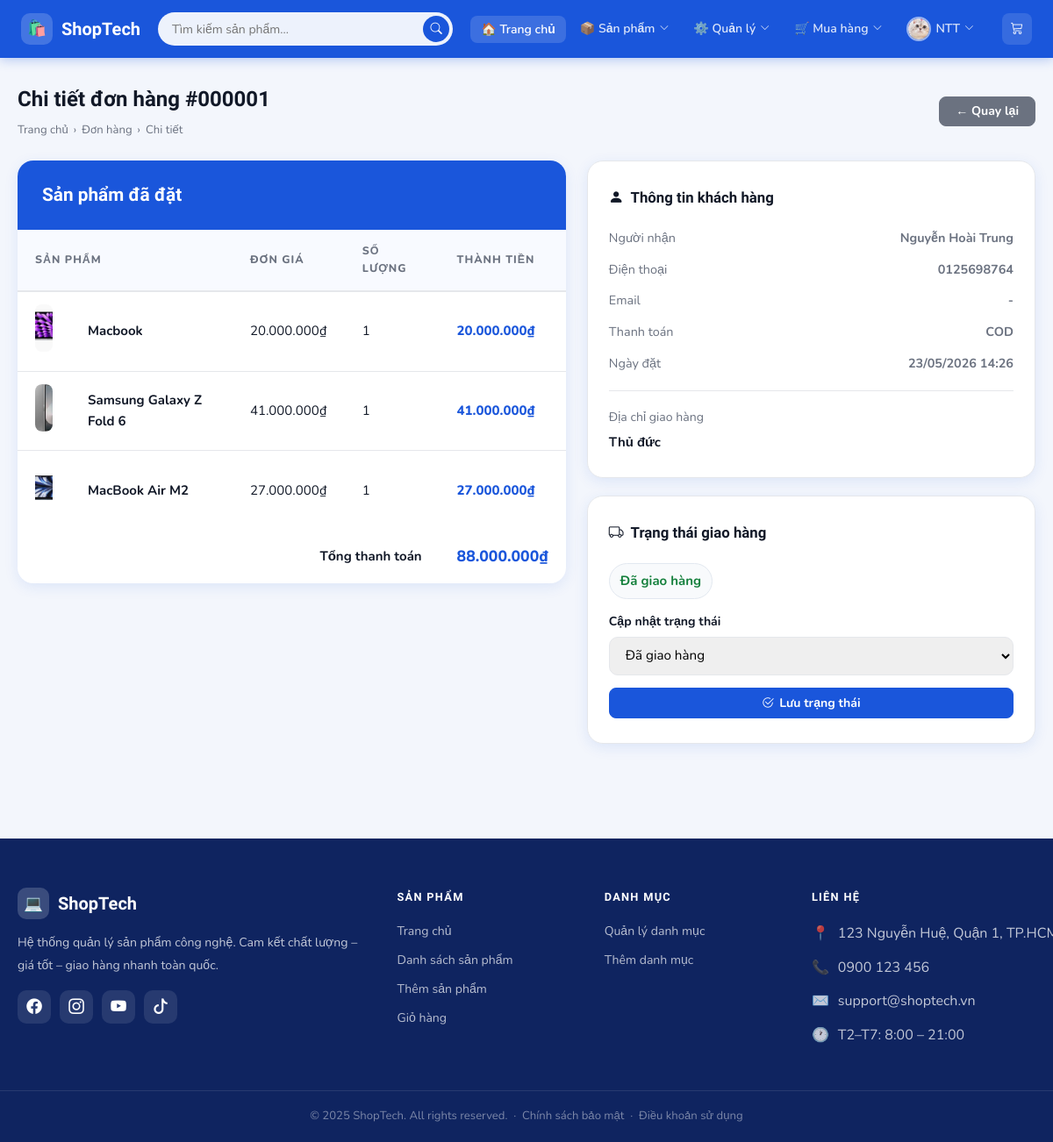
/Product/orderDetail/1 (signed in), run on the app's committed database.
### tables this page shows
CREATE TABLE IF NOT EXISTS `orders` (
  `id` int NOT NULL AUTO_INCREMENT,
  `name` varchar(255) NOT NULL,
  `phone` varchar(20) NOT NULL,
  `email` varchar(255) DEFAULT NULL,
  `payment_method` varchar(50) NOT NULL DEFAULT 'cod',
  `address` text NOT NULL,
  `status` varchar(20) NOT NULL DEFAULT 'pending',
  `created_at` timestamp NULL DEFAULT CURRENT_TIMESTAMP,
  `user_id` int DEFAULT NULL,
  PRIMARY KEY (`id`),
  KEY `user_id` (`user_id`),
  CONSTRAINT `orders_ibfk_1` FOREIGN KEY (`user_id`) REFERENCES `account` (`id`)
);

CREATE TABLE IF NOT EXISTS `order_details` (
  `id` int NOT NULL AUTO_INCREMENT,
  `order_id` int NOT NULL,
  `product_id` int NOT NULL,
  `quantity` int NOT NULL,
  `price` decimal(10,2) NOT NULL,
  PRIMARY KEY (`id`),
  KEY `order_id` (`order_id`),
  CONSTRAINT `order_details_ibfk_1` FOREIGN KEY (`order_id`) REFERENCES `orders` (`id`)
);

CREATE TABLE IF NOT EXISTS `product` (
  `id` int NOT NULL AUTO_INCREMENT,
  `name` varchar(100) NOT NULL,
  `description` text,
  `price` decimal(10,2) NOT NULL,
  `image` varchar(255) DEFAULT NULL,
  `category_id` int DEFAULT NULL,
  PRIMARY KEY (`id`),
  KEY `category_id` (`category_id`),
  CONSTRAINT `product_ibfk_1` FOREIGN KEY (`category_id`) REFERENCES `category` (`id`) ON DELETE CASCADE
);

### app/controllers/ProductController.php (called while the page is built, shortened)
<?php
require_once('app/config/database.php');
require_once('app/models/OrderModel.php');
require_once('app/helpers/SessionHelper.php');
class ProductController
{
    private $db;
    public function __construct()
    {
        $this->db = (new Database())->getConnection();
    }
    public function orderDetail($id)
    {
        $orderModel = new OrderModel($this->db);
        $order = $orderModel->getOrderById($id);
        $orderDetails = $orderModel->getOrderDetails($id);
        include 'app/views/product/order_detail.php';
    }
}
?>

### index.php (called while the page is built, shortened)
<?php
$url = $_GET['url'] ?? 'product';
$url = rtrim($url, '/');
$url = filter_var($url, FILTER_SANITIZE_URL);
$url = explode('/', $url);
$action = isset($url[1]) && $url[1] != ''
    ? $url[1]
    : 'index';
$controller = new $controllerName();
call_user_func_array([$controller, $action], array_slice($url, 2));
?>

### app/helpers/SessionHelper.php (called while the page is built, shortened)
<?php
class SessionHelper
{
    public static function isLoggedIn()
    {
        return isset($_SESSION['user_id']);
    }
    public static function isAdmin()
    {
        return isset($_SESSION['role']) && $_SESSION['role'] === 'admin';
    }
    public static function getFullname() { self::start(); return $_SESSION['fullname'] ?? null; }
    public static function getAvatar() { self::start(); return $_SESSION['avatar'] ?? null; }
}

### app/config/database.php (called while the page is built, shortened)
<?php
class Database
{
    private $host = "localhost";
    private $db_name = "my_store";
    private $username = "root";
    private $password = "";
    public function getConnection()
    {
        $this->conn = null;
        try {
            $this->conn = new PDO(
                "mysql:host=" . $this->host . ";dbname=" . $this->db_name,
                $this->username,
                $this->password
            );
            $this->conn->exec("set names utf8");
        } catch (PDOException $exception) {
            echo "Connection error: " . $exception->getMessage();
        }
        return $this->conn;
    }
}

### app/models/OrderModel.php (called while the page is built, shortened)
<?php
class OrderModel
{
    private $conn;
    public function __construct($db)
    {
        $this->conn = $db;
    }
    public function getOrderById($id)
    {
        $sql = "SELECT * FROM orders WHERE id = :id";
        $stmt = $this->conn->prepare($sql);
        $stmt->bindParam(':id', $id, PDO::PARAM_INT);
        $stmt->execute();
        return $stmt->fetch(PDO::FETCH_OBJ);
    }
    public function getOrderDetails($order_id)
    {
        $sql = "SELECT od.*,
                       p.name  AS product_name,
                       p.image AS product_image
                FROM order_details od
                LEFT JOIN product p ON od.product_id = p.id
                WHERE od.order_id = :order_id";
        $stmt = $this->conn->prepare($sql);
        $stmt->bindParam(':order_id', $order_id, PDO::PARAM_INT);
        $stmt->execute();
        return $stmt->fetchAll(PDO::FETCH_OBJ);
    }
}
?>

### app/views/product/order_detail.php (the view, shortened to what this page needs)
<?php include 'app/views/shares/header.php'; ?>
<?php
$statusMap = [
  'pending'    => ['label' => 'Chờ xác nhận', 'color' => '#b45309'],
  'processing' => ['label' => 'Đang xử lý', 'color' => '#1d4ed8'],
  'shipping'   => ['label' => 'Đang giao hàng', 'color' => '#0369a1'],
  'delivered'  => ['label' => 'Đã giao hàng', 'color' => '#15803d'],
  'cancelled'  => ['label' => 'Đã hủy', 'color' => '#b91c1c'],
];
$currentStatus = $order->status ?? 'pending';
?>
<div class="st-page">
<div class="st-container">
  <div class="st-page-head fade-up">
    <div>
      <h1>Chi tiết đơn hàng #<?php echo str_pad($order->id, 6, '0', STR_PAD_LEFT); ?></h1>
      <div class="st-breadcrumb">
        <a href="/Product">Trang chủ</a> ›
        <a href="/Product/myOrders">Đơn hàng</a> ›
        <span>Chi tiết</span>
      </div>
    </div>
    <a href="/Product/myOrders" class="btn btn-secondary">← Quay lại</a>
  </div>
  <div style="display:grid;grid-template-columns:1.1fr .9fr;gap:24px;align-items:start">
    <div class="st-table-card fade-up">
      <div class="st-table-header"><h1>Sản phẩm đã đặt</h1></div>
      <table class="st-table">
        <thead>
          <tr>
            <th colspan="2">Sản phẩm</th>
            <th>Đơn giá</th>
            <th>Số lượng</th>
            <th>Thành tiền</th>
          </tr>
        </thead>
        <tbody>
          <?php $grandTotal = 0; foreach ($orderDetails as $d): $sub = $d->price * $d->quantity; $grandTotal += $sub; ?>
          <tr>
            <td style="width:60px">
              <?php if (!empty($d->product_image)): ?>
                <img src="/<?php echo htmlspecialchars($d->product_image, ENT_QUOTES, 'UTF-8'); ?>"
                     style="width:54px;height:54px;object-fit:cover;border-radius:8px"
                     alt="<?php echo htmlspecialchars($d->product_name, ENT_QUOTES, 'UTF-8'); ?>">
              <?php else: ?>
                <div style="width:54px;height:54px;background:var(--bg-page);border-radius:8px;display:flex;align-items:center;justify-content:center;font-size:1.4rem">📦</div>
              <?php endif; ?>
            </td>
            <td style="font-weight:700"><?php echo htmlspecialchars($d->product_name, ENT_QUOTES, 'UTF-8'); ?></td>
            <td><?php echo number_format($d->price, 0, ',', '.'); ?>₫</td>
            <td><?php echo (int)$d->quantity; ?></td>
            <td style="font-weight:800;color:var(--primary)"><?php echo number_format($sub, 0, ',', '.'); ?>₫</td>
          </tr>
          <?php endforeach; ?>
        </tbody>
        <tfoot>
          <tr>
            <td colspan="4" style="text-align:right;font-weight:700;padding:16px 20px">Tổng thanh toán</td>
            <td style="font-weight:800;font-size:1.1rem;color:var(--primary);padding:16px 20px"><?php echo number_format($grandTotal, 0, ',', '.'); ?>₫</td>
          </tr>
        </tfoot>
      </table>
    </div>
    <div class="fade-up">
      <div class="st-cart-summary-box" style="position:static;margin-bottom:20px">
        <div class="st-summary-title"><i class="bi bi-person-fill"></i> Thông tin khách hàng</div>
        <div class="st-summary-rows">
          <div class="st-summary-row"><span>Người nhận</span><strong><?php echo htmlspecialchars($order->name, ENT_QUOTES, 'UTF-8'); ?></strong></div>
          <div class="st-summary-row"><span>Điện thoại</span><strong><?php echo htmlspecialchars($order->phone, ENT_QUOTES, 'UTF-8'); ?></strong></div>
          <div class="st-summary-row"><span>Email</span><strong><?php echo htmlspecialchars($order->email ?? '-', ENT_QUOTES, 'UTF-8'); ?></strong></div>
          <div class="st-summary-row"><span>Thanh toán</span><strong><?php echo (($order->payment_method ?? 'cod') === 'bank') ? 'CHUYỂN KHOẢN/QR' : strtoupper(htmlspecialchars($order->payment_method ?? 'cod', ENT_QUOTES, 'UTF-8')); ?></strong></div>
          <div class="st-summary-row"><span>Ngày đặt</span><strong><?php echo date('d/m/Y H:i', strtotime($order->created_at)); ?></strong></div>
        </div>
        <div class="st-summary-divider"></div>
        <div style="font-size:.88rem;color:var(--text-muted);margin-bottom:4px">Địa chỉ giao hàng</div>
        <div style="font-weight:700"><?php echo htmlspecialchars($order->address, ENT_QUOTES, 'UTF-8'); ?></div>
      </div>
      <div class="st-cart-summary-box" style="position:static">
        <div class="st-summary-title"><i class="bi bi-truck"></i> Trạng thái giao hàng</div>
        <div style="display:inline-block;padding:7px 12px;border-radius:999px;background:#f8fafc;border:1px solid #e2e8f0;font-weight:700;color:<?php echo $statusMap[$currentStatus]['color']; ?>;margin-bottom:14px">
          <?php echo $statusMap[$currentStatus]['label']; ?>
        </div>
        <?php if (SessionHelper::isAdmin()): ?>
        <form method="POST" action="/Product/updateOrderStatus/<?php echo (int)$order->id; ?>">
          <label class="form-label">Cập nhật trạng thái</label>
          <select name="status" class="form-control" style="margin-bottom:14px" required>
            <option value="delivered" <?php if ($currentStatus === 'delivered') echo 'selected'; ?>>Đã giao hàng</option>
          </select>
          <button type="submit" class="btn btn-primary w-100">
            <i class="bi bi-check2-circle"></i> Lưu trạng thái
          </button>
        </form>
        <?php else: ?>
          <div style="font-size:.9rem;color:var(--text-muted)">
            Bạn chỉ có quyền xem trạng thái giao hàng của đơn này.
          </div>
        <?php endif; ?>
      </div>
    </div>
  </div>
</div>
</div>
<?php include 'app/views/shares/footer.php'; ?>

### app/views/shares/header.php (shortened to what this page needs)
<?php
require_once 'app/helpers/SessionHelper.php';
$isLoggedIn = SessionHelper::isLoggedIn();
$isAdmin    = SessionHelper::isAdmin();
$fullname   = SessionHelper::getFullname();
$avatar     = SessionHelper::getAvatar();
$avatarUrl  = !empty($avatar)
    ? '/' . $avatar
    : null;
?>
<!DOCTYPE html>
<html lang="vi">
<head>
  <link rel="stylesheet"
    href="https://cdn.jsdelivr.net/npm/bootstrap-icons@1.11.3/font/bootstrap-icons.css">
  <link rel="stylesheet" href="/public/css/style.css">
</head>
<body>
<nav class="st-navbar">
  <a href="/Product" class="st-logo">
    <div class="st-logo-icon">🛍️</div>
    ShopTech
  </a>
  <div class="st-search">
    <input type="text" placeholder="Tìm kiếm sản phẩm...">
    <button type="button"><i class="bi bi-search"></i></button>
  </div>
  <ul class="st-nav-links" id="navLinks">
    <li>
      <a href="/Product">🏠 Trang chủ</a>
    </li>
<li class="st-dropdown">
  <a href="#" class="st-dropdown-toggle" onclick="return false;">
    📦 Sản phẩm <i class="bi bi-chevron-down st-chev"></i>
  </a>
</li>
    <?php if ($isAdmin): ?>
    <li class="st-dropdown">
      <a href="#" class="st-dropdown-toggle" onclick="return false;">
        ⚙️ Quản lý <i class="bi bi-chevron-down st-chev"></i>
      </a>
    </li>
    <?php endif; ?>
<li class="st-dropdown">
  <a href="#" class="st-dropdown-toggle" onclick="return false;">
    🛒 Mua hàng <i class="bi bi-chevron-down st-chev"></i>
  </a>
</li>
    <li class="st-dropdown">
      <a href="#" class="st-dropdown-toggle" onclick="return false;">
        <?php if ($isLoggedIn): ?>
          <?php if ($avatarUrl): ?>
            <img src="<?php echo htmlspecialchars($avatarUrl, ENT_QUOTES, 'UTF-8'); ?>"
                 class="st-nav-avatar-img" alt="avatar">
          <?php else: ?>
            <div class="st-nav-avatar">
              <?php echo strtoupper(mb_substr($fullname, 0, 1, 'UTF-8')); ?>
            </div>
          <?php endif; ?>
          <?php echo htmlspecialchars(
              explode(' ', trim($fullname))[count(explode(' ', trim($fullname))) - 1],
              ENT_QUOTES, 'UTF-8'
          ); ?>
        <?php else: ?>
          👤 Tài khoản
        <?php endif; ?>
        <i class="bi bi-chevron-down st-chev"></i>
      </a>
    </li>
  </ul>
  <a href="/Product/cart" class="st-cart-btn" id="cartNavBtn">
    <i class="bi bi-cart3"></i>
  </a>
</nav>

### app/views/shares/footer.php (shortened to what this page needs)
<footer class="st-footer">
  <div class="st-footer-top">
    <div class="st-container">
      <div style="display:grid;grid-template-columns:2fr 1fr 1fr 1.3fr;gap:40px;flex-wrap:wrap;">
        <div class="st-footer-brand">
          <a href="/Product/" class="st-logo">
            <div class="st-logo-icon">💻</div>
            ShopTech
          </a>
          <p style="margin-top:14px;font-size:.88rem;line-height:1.8;">
            Hệ thống quản lý sản phẩm công nghệ. Cam kết chất lượng – giá tốt – giao hàng nhanh toàn quốc.
          </p>
          <div class="st-footer-socials" style="margin-top:16px;">
            <a href="#" class="st-social-btn" aria-label="Facebook"><i class="bi bi-facebook"></i></a>
            <a href="#" class="st-social-btn" aria-label="Instagram"><i class="bi bi-instagram"></i></a>
            <a href="#" class="st-social-btn" aria-label="YouTube"><i class="bi bi-youtube"></i></a>
            <a href="#" class="st-social-btn" aria-label="TikTok"><i class="bi bi-tiktok"></i></a>
          </div>
        </div>
        <div>
          <p class="st-footer-title">Sản phẩm</p>
          <ul class="st-footer-links">
            <li><a href="/Product/">Trang chủ</a></li>
            <li><a href="/Product/list">Danh sách sản phẩm</a></li>
            <li><a href="/Product/add">Thêm sản phẩm</a></li>
            <li><a href="/Product/cart">Giỏ hàng</a></li>
          </ul>
        </div>
        <div>
          <p class="st-footer-title">Danh mục</p>
          <ul class="st-footer-links">
            <li><a href="/Category/list">Quản lý danh mục</a></li>
            <li><a href="/Category/add">Thêm danh mục</a></li>
          </ul>
        </div>
        <div>
          <p class="st-footer-title">Liên hệ</p>
          <ul class="st-footer-contact" style="list-style:none;">
            <li><span>📍</span><span>123 Nguyễn Huệ, Quận 1, TP.HCM</span></li>
            <li><span>📞</span><span>0900 123 456</span></li>
            <li><span>✉️</span><span>support@shoptech.vn</span></li>
            <li><span>🕐</span><span>T2–T7: 8:00 – 21:00</span></li>
          </ul>
        </div>
      </div>
    </div>
  </div>
  <div class="st-footer-bottom">
    <div class="st-container">
      © 2025 ShopTech. All rights reserved. &nbsp;·&nbsp; Chính sách bảo mật &nbsp;·&nbsp; Điều khoản sử dụng
    </div>
  </div>
</footer>
</body>
</html>

### data on the page
orders: id "000001", name "Nguyễn Hoài Trung", phone "0125698764", email "-", payment_method "COD", created_at "23/05/2026 14:26", address "Thủ đức", status "Đã giao hàng"
order_details: product.image (picture), product.name "Macbook", price "20.000.000", quantity "1", sub "20.000.000"
order_details: product.name (picture), product.name "Samsung Galaxy Z Fold 6", price "41.000.000", quantity "1", sub "41.000.000"
order_details: product.name (picture), product.name "MacBook Air M2", price "27.000.000", quantity "1", sub "27.000.000"

### other printed values
$grandTotal "88.000.000"
